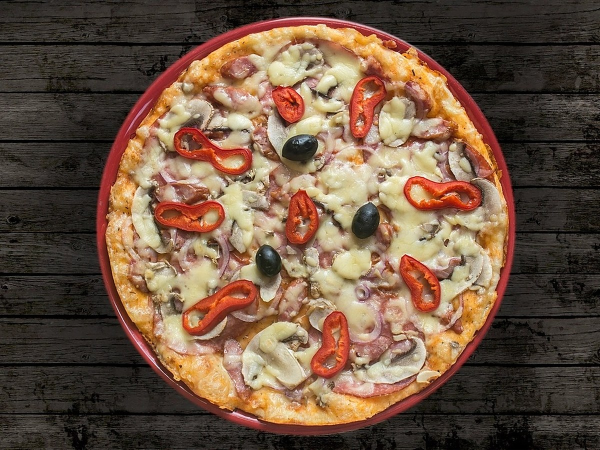
#> input picture delices-de-yanis/source/photos/pizza-reine.jpg, 1200 x 900 px (shown at 1/2 size)
$ python make_cutouts.py
#> lines starting #> are read from the running program, lines starting #| are printed output that depends on the picture; after the words box and inside, x2 and y2 are one past the last pixel; in counts of white or black regions, pixels touching at a corner belong together
"""Détourage des visuels de l'en-tête : la pizza « Reine » vue de dessus devient un disque parfait
(fond transparent) qui tourne lentement sur l'accueil. Le cercle est trouvé automatiquement grâce au
bord rouge du plat. Écrit cutouts/pizza-spin.png (utilisé par build.py)."""
import os
import numpy as np
from PIL import Image, ImageDraw, ImageEnhance

here = os.path.dirname(os.path.abspath(__file__))
im = Image.open(os.path.join(here, 'photos', 'pizza-reine.jpg')).convert('RGB')
#> im is the input picture: PIL image 1200x900 RGB; mean R, G, B 110.8, 85.6, 66.8
a = np.asarray(im).astype(int)
R, G, B = a[..., 0], a[..., 1], a[..., 2]
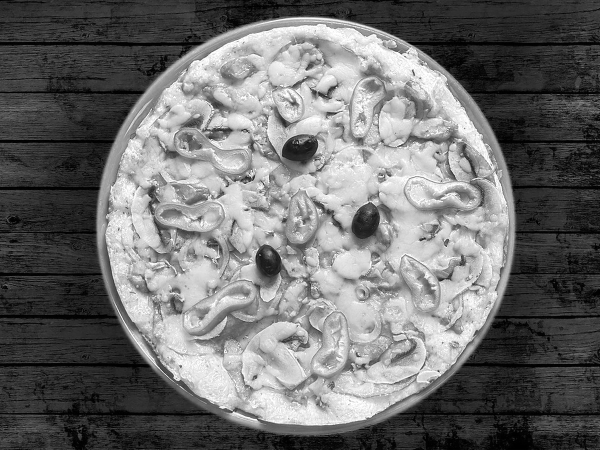
#> R: shape (900, 1200) int64 (shown at 1/2 size); min 0, max 255, mean 110.8
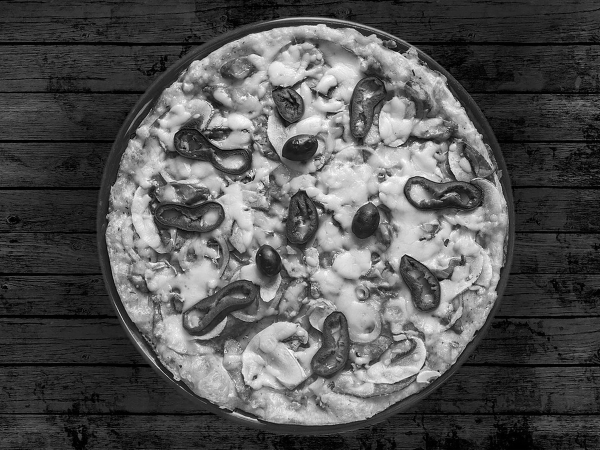
#> G: shape (900, 1200) int64 (shown at 1/2 size); min 0, max 255, mean 85.6
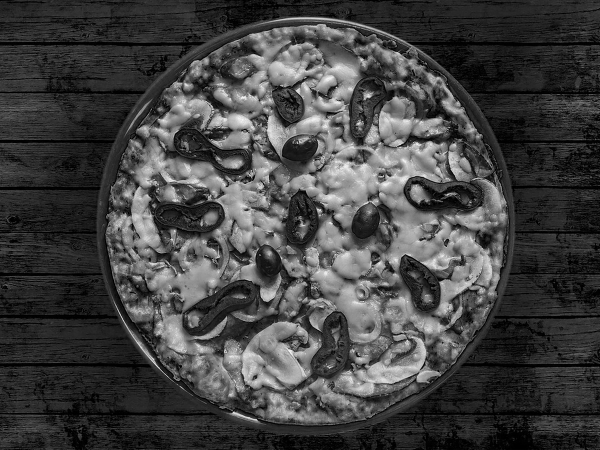
#> B: shape (900, 1200) int64 (shown at 1/2 size); min 0, max 255, mean 66.8
red = (R > 100) & (R > G * 1.6) & (R > B * 1.6)
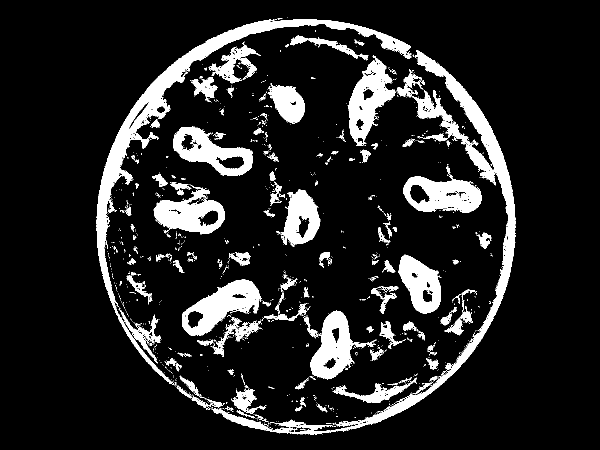
#> red: shape (900, 1200) bool (shown at 1/2 size); 12.9% white; 1148 white regions (1012 under 20 px), largest, box (x1, y1, x2, y2) and area: (423, 100, 1031, 870) 25523, (193, 38, 822, 770) 23808, (364, 559, 523, 672) 8123
cols = np.where(red.sum(axis=0) > 6)[0]
#> cols = 838 values from 193 to 1030
rows = np.where(red.sum(axis=1) > 6)[0]
#> rows = 833 values from 37 to 869
x0, x1, y0, y1 = cols.min(), cols.max(), rows.min(), rows.max()
#> x0 = 193; x1 = 1030; y0 = 37; y1 = 869
cx, cy = (x0 + x1) / 2, (y0 + y1) / 2
#> cx = 611.5; cy = 453
# bord extérieur du plat rouge : sur 360 rayons, le dernier pixel rouge ; puis cercle ajusté (moindres carrés)
pts = []
for ang in np.linspace(0, 2 * np.pi, 360, endpoint=False):
    last = None
    for d in range(200, 480):
        x, y = int(round(cx + d * np.cos(ang))), int(round(cy + d * np.sin(ang)))
        if not (0 <= x < a.shape[1] and 0 <= y < a.shape[0]): break
        if red[y, x]: last = (x, y)
    if last: pts.append(last)
#> after the loop, pts = 360 pairs, first value 193 to 1030, second value 36 to 869
P = np.array(pts, dtype=float)
#> P has the same summary as pts
A = np.c_[2 * P[:, 0], 2 * P[:, 1], np.ones(len(P))]
#> A = 360 rows, first 8: [2060, 906, 1], [2060, 920, 1], [2058, 936, 1], [2058, 950, 1], [2058, 964, 1], [2058, 980, 1], [2054, 994, 1], [2054, 1008, 1]
b = (P ** 2).sum(axis=1)
#> b = 360 values, max 1387805 at index 36, min 116176 at index 217, mean 752023.1
(cx, cy, c), *_ = np.linalg.lstsq(A, b, rcond=None)
#> cx = 611.3; cy = 451.1; c = -403410.7
r_rim = np.sqrt(c + cx ** 2 + cy ** 2)
#> r_rim = 416.9
r = r_rim - 5   # juste à l'intérieur du bord : un liseré rouge régulier tout autour
#> r = 411.9
print('cercle ajusté', round(cx, 1), round(cy, 1), 'rayon', round(r_rim, 1), 'points', len(P))
#| cercle ajusté 611.3 451.1 rayon 416.9 points 360
box = (round(cx - r), round(cy - r), round(cx + r), round(cy + r))
#> box = (199, 39, 1023, 863)
disc = im.crop(box)
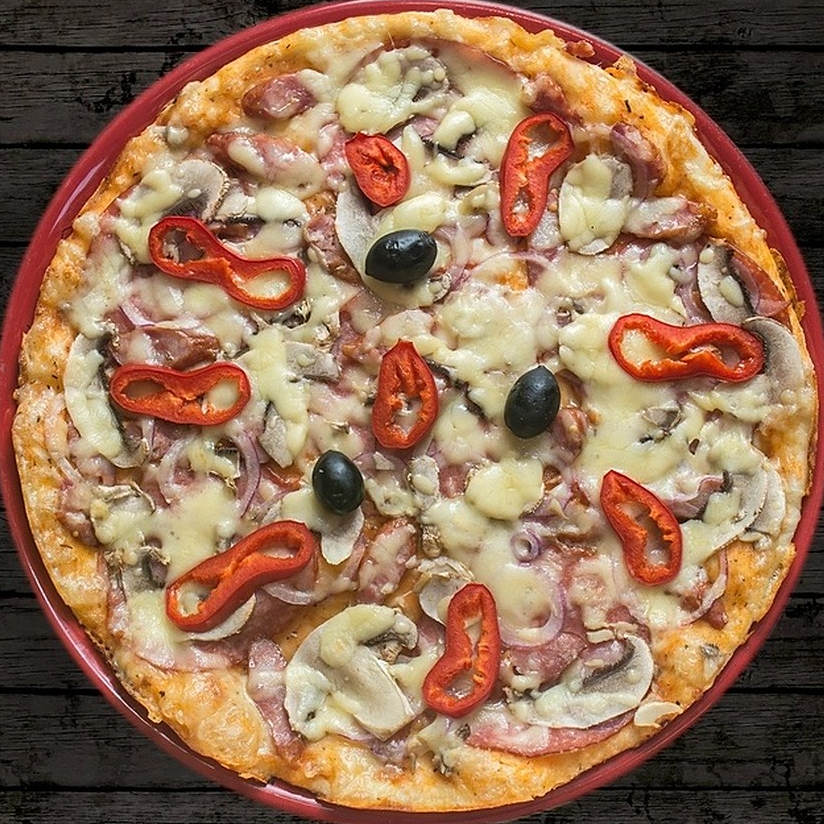
#> disc: PIL image 824x824 RGB; mean R, G, B 151.5, 113.8, 86.5
disc = ImageEnhance.Color(disc).enhance(1.12)
disc = ImageEnhance.Contrast(disc).enhance(1.05)
S = disc.size[0]
#> S = 824
k = 4
mask = Image.new('L', (S * k, S * k), 0)
#> mask: PIL image 3296x3296 L; every value is 0
ImageDraw.Draw(mask).ellipse((0, 0, S * k - 1, S * k - 1), fill=255)
#> mask: PIL image 3296x3296 L; 78.5% white; 4 black regions, box (x1, y1, x2, y2) and area: (0, 0, 1607, 1607) 582955, (1689, 0, 3296, 1607) 582955, (0, 1689, 1607, 3296) 582955, (1689, 1689, 3296, 3296) 582955
mask = mask.resize((S, S), Image.LANCZOS)
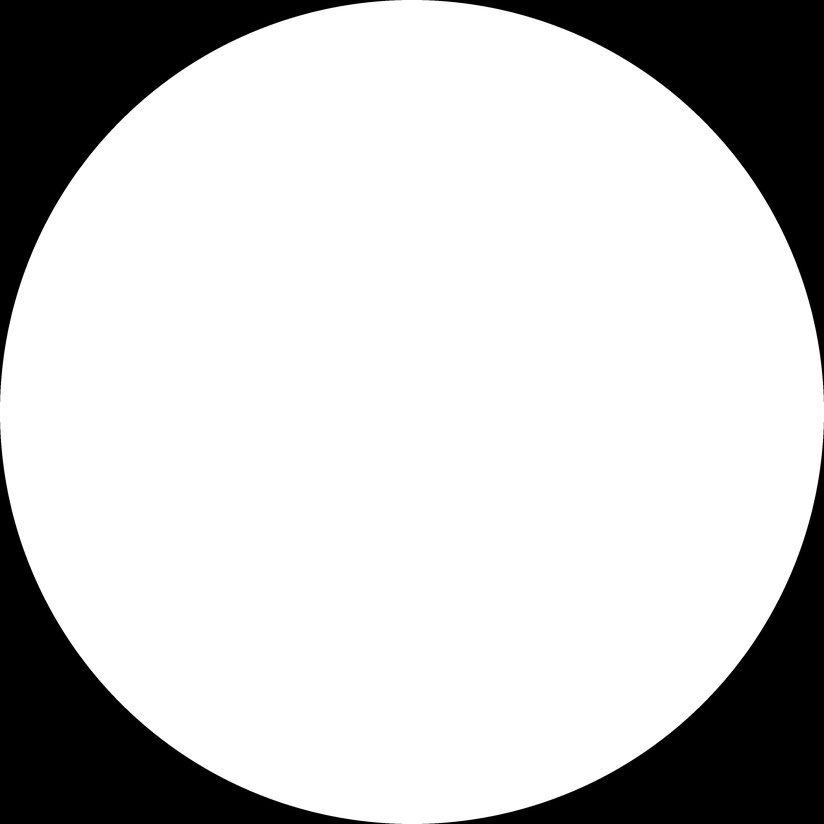
#> mask: PIL image 824x824 L; min 0, max 255, mean 200.3
disc.putalpha(mask)
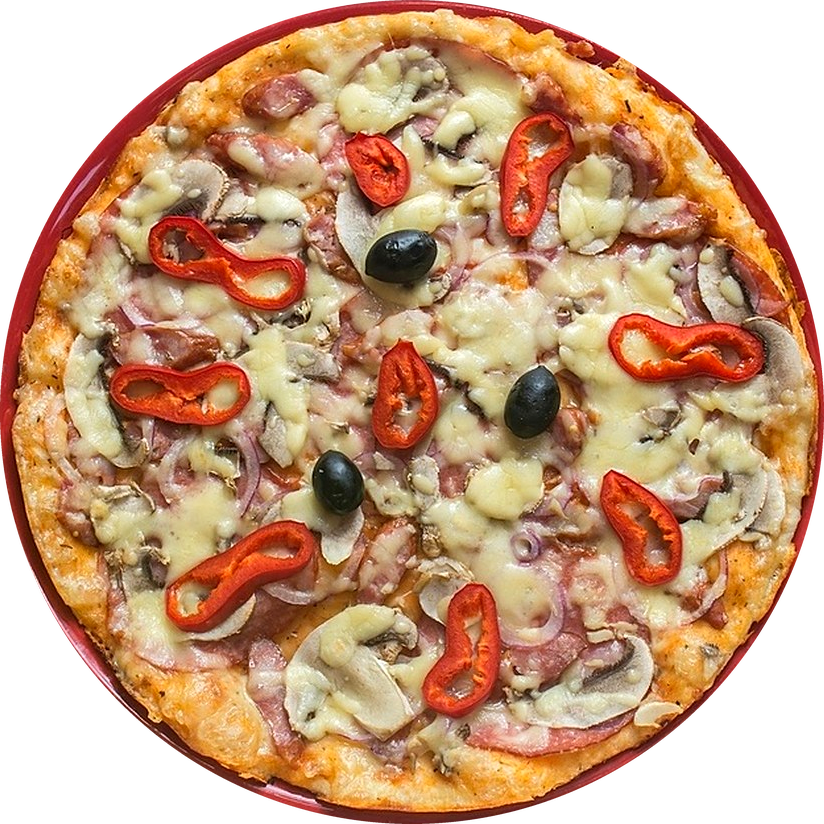
#> disc: PIL image 824x824 RGBA; mean R, G, B, A 155.6, 111.6, 79.6, 200.3; transparent parts drawn white
out = disc.resize((1000, 1000), Image.LANCZOS) if S > 1000 else disc
out.save(os.path.join(here, 'cutouts', 'pizza-spin.png'), optimize=True)
print('cutouts/pizza-spin.png', out.size)
#| cutouts/pizza-spin.png (824, 824)

$ run again, with delices-de-yanis/source/photos/assiette-kebab.jpg copied over delices-de-yanis/source/photos/pizza-reine.jpg
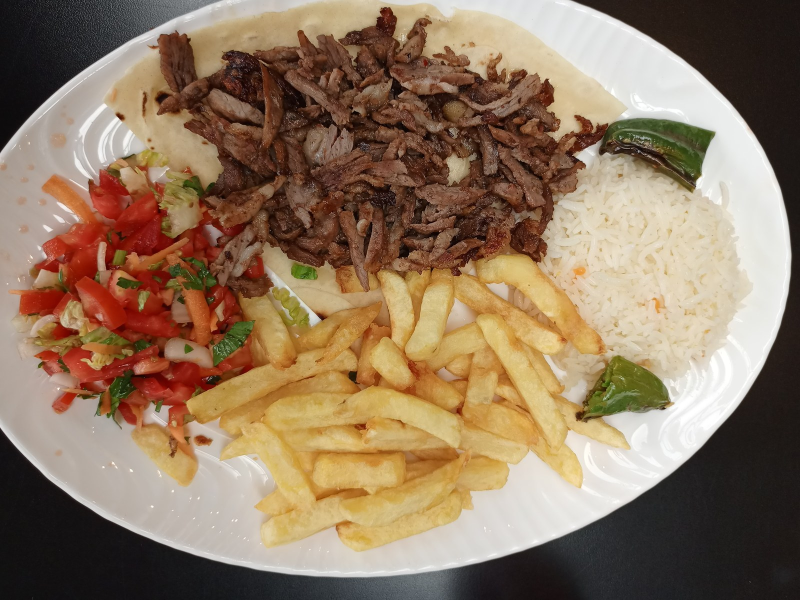
#> input picture delices-de-yanis/source/photos/assiette-kebab.jpg, 1600 x 1200 px (shown at 1/2 size)
#> im is the input picture: PIL image 1600x1200 RGB; mean R, G, B 143.2, 119.4, 95.6
#> `red = (R > 100) & (R > G * 1.6) & (R > B * 1.6)`:
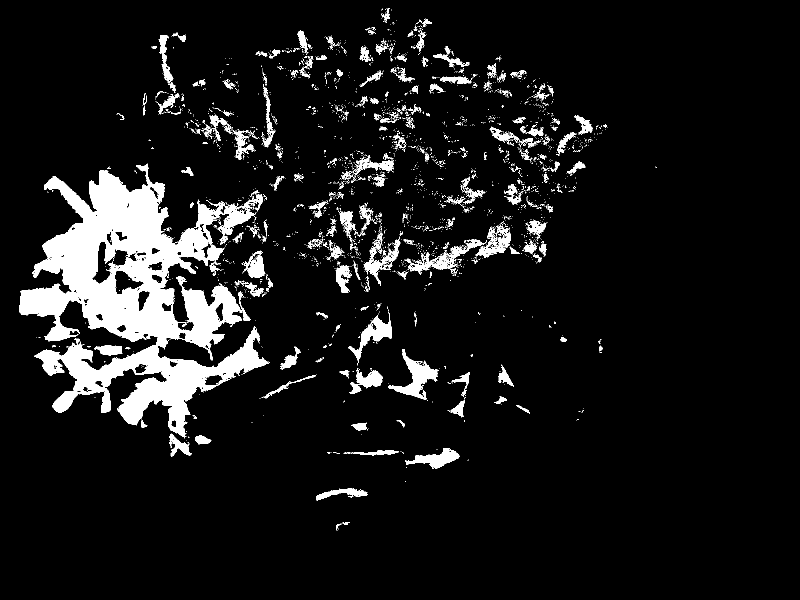
#> red: shape (1200, 1600) bool (shown at 1/2 size); 8.7% white; 3108 white regions (2873 under 20 px), largest, box (x1, y1, x2, y2) and area: (39, 327, 540, 874) 109925, (776, 698, 878, 800) 3150, (697, 624, 784, 731) 2284
#> cols = 1151 values from 39 to 1211
#> rows = 931 values from 18 to 1049
#> x0 = 39; x1 = 1211; y0 = 18; y1 = 1049
#> `cx, cy = (x0 + x1) / 2, (y0 + y1) / 2`: cx = 625; cy = 533.5
#> after the loop `for ang in np.linspace(0, 2 * np.pi, 360, endpoint=False):`: pts = 338 pairs, first value 146 to 1091, second value 60 to 1000
#> P has the same summary as pts
#> A = 338 rows, first 8: [1854, 1068, 1], [1830, 1078, 1], [1836, 1088, 1], [1820, 1096, 1], [1726, 1100, 1], [1720, 1108, 1], [1722, 1134, 1], [1712, 1140, 1]
#> b = 338 values, max 1672625 at index 36, min 120785 at index 204, mean 802894.6
#> `(cx, cy, c), *_ = np.linalg.lstsq(A, b, rcond=None)`: cx = 613.5; cy = 518.6; c = -470941.1
#> r_rim = 417.5
#> r = 412.5
#| cercle ajusté 613.5 518.6 rayon 417.5 points 338
#> box = (201, 106, 1026, 931)
#> `disc.putalpha(mask)`:
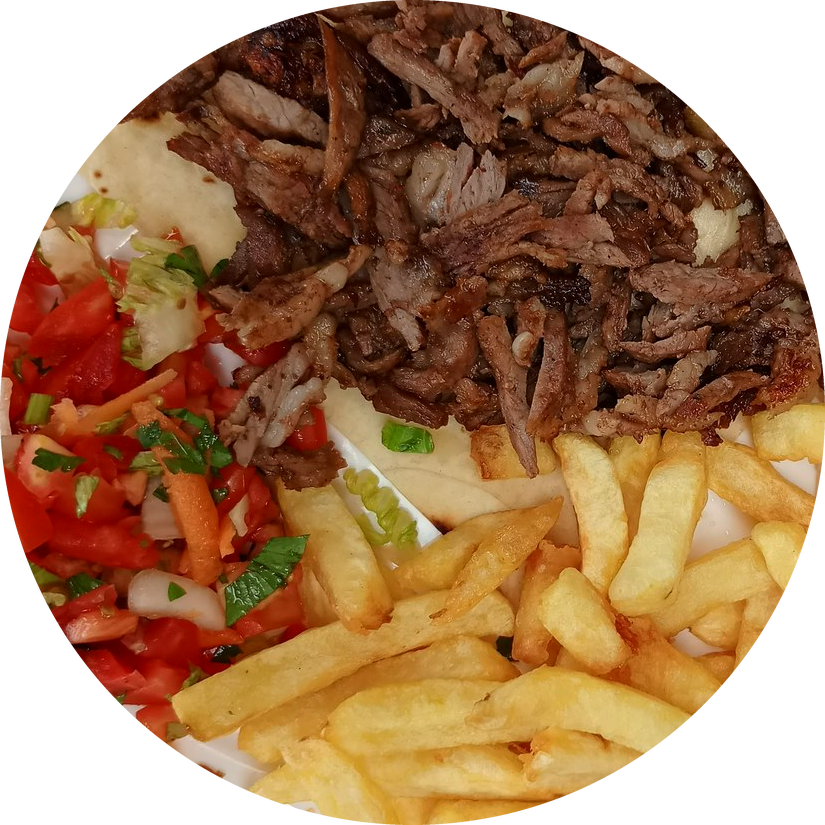
#> disc: PIL image 825x825 RGBA; mean R, G, B, A 145.9, 96.6, 54.2, 200.3; transparent parts drawn white
#| cutouts/pizza-spin.png (825, 825)
